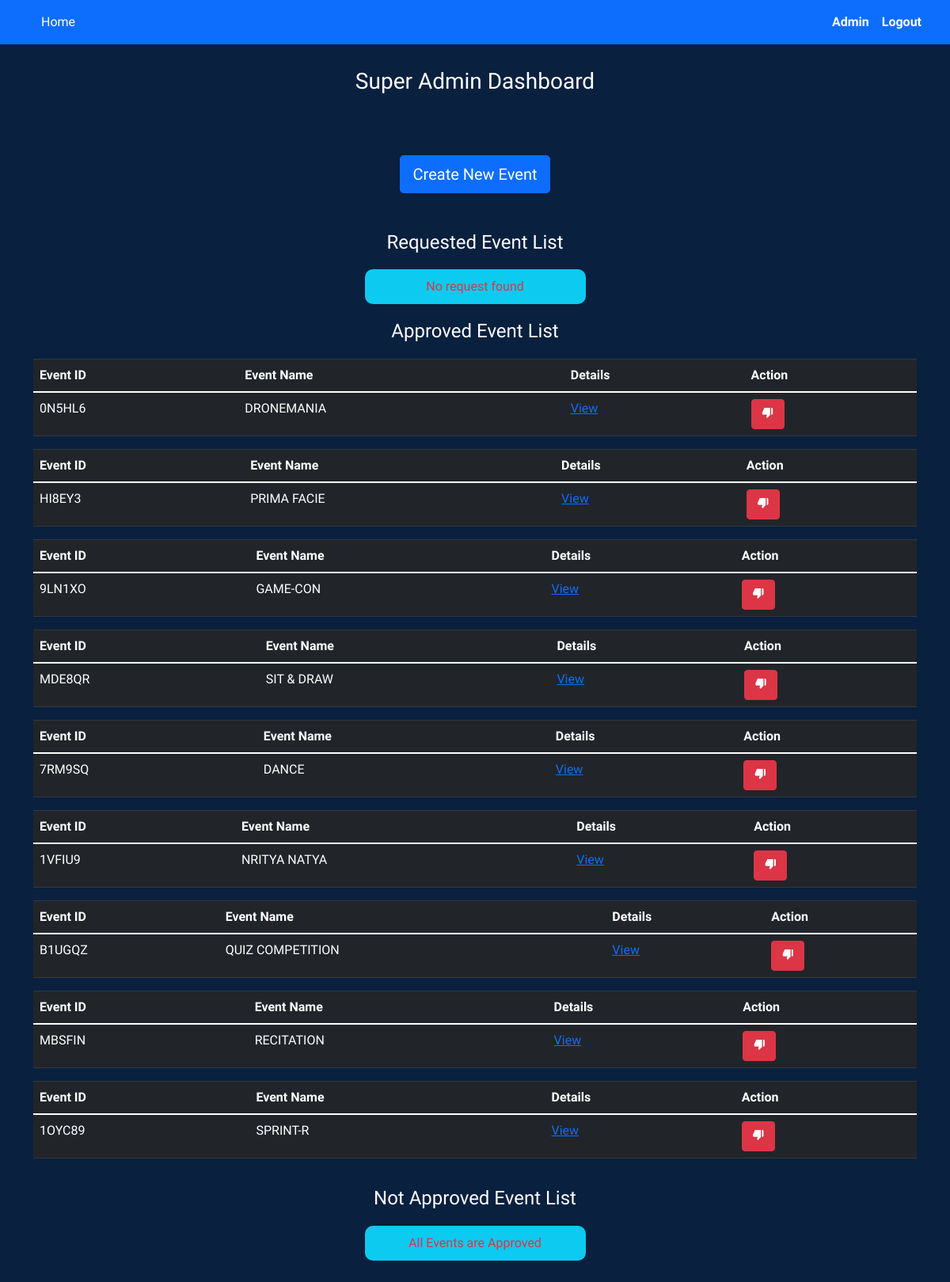
Before: /super-admin/super-admin.php (signed in) with the older database file.
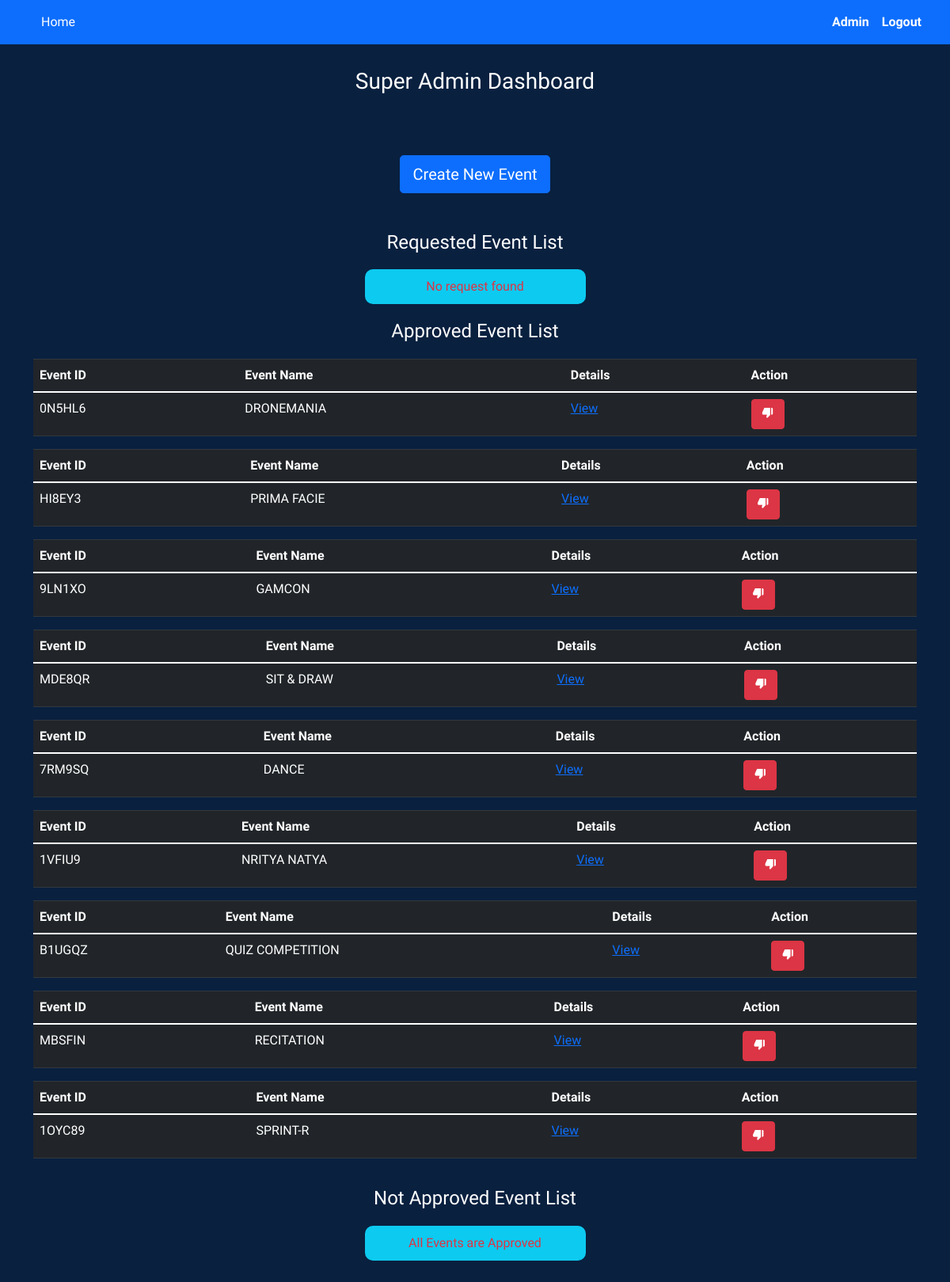
After: the same page with the newer database file.
### tables this page shows
CREATE TABLE `events` (
  `event_id` varchar(10) NOT NULL,
  `event_name` varchar(50) NOT NULL,
  `event_s_date` date DEFAULT '2023-01-01',
  `event_s_time` time DEFAULT '00:00:00',
  `event_e_date` date DEFAULT '2023-01-01',
  `event_e_time` time DEFAULT '00:00:00',
  `event_venue` varchar(50) NOT NULL DEFAULT 'Update Your event venue',
  `organizer` varchar(50) NOT NULL,
  `event_desc` varchar(300) NOT NULL DEFAULT 'event buddy description (please update from below )',
  `event_broc` varchar(100) NOT NULL DEFAULT 'event-broucher-01.pdf',
  `c_image1` varchar(100) NOT NULL DEFAULT 'eb-black-bg-logo-16-9.png',
  `c_image2` varchar(100) NOT NULL DEFAULT 'eb-black-bg-logo-16-9.png',
  `c_image3` varchar(100) NOT NULL DEFAULT 'eb-black-bg-logo-16-9.png',
  `approval` int(1) NOT NULL DEFAULT 0,
  `e_slot` int(10) NOT NULL,
  `event_type` varchar(10) DEFAULT NULL,
  `form_link` varchar(2000) DEFAULT 'your embeded form link will be here'
);

### super-admin/super-admin.php (the view, shortened to what this page needs)
<?php
include "../database/db_conn.php";
?>
<!DOCTYPE html>
<html lang="en">
<head>
    <link rel="stylesheet" href="https://maxcdn.bootstrapcdn.com/bootstrap/4.0.0/css/bootstrap.min.css" />
    <link rel="stylesheet" href="https://use.fontawesome.com/releases/v5.3.1/css/all.css" />
    <link href="//maxcdn.bootstrapcdn.com/bootstrap/4.0.0/css/bootstrap.min.css" rel="stylesheet" id="bootstrap-css" />
    <link href="https://cdn.jsdelivr.net/npm/bootstrap@5.0.2/dist/css/bootstrap.min.css" rel="stylesheet">
    <link rel="stylesheet" href="https://cdn.jsdelivr.net/npm/bootstrap-icons@1.5.0/font/bootstrap-icons.css">
    <link href='https://unpkg.com/boxicons@2.1.4/css/boxicons.min.css' rel='stylesheet'>
    <link rel="stylesheet" href="css/super-admin.css">
</head>
<body>
    <nav class="navbar navbar-expand-lg navbar-dark bg-primary">
        <div class="container-fluid">
            <div class="collapse navbar-collapse" id="navbarCollapse">
                <div class="navbar-nav">
                    <a href="../index.php" class="nav-item nav-link active">Home</a>
                </div>
                <div class="navbar-nav ms-auto">
                <a href="../signup-login/login.php" class="nav-item active nav-link"><strong>Admin</strong></a>
                    <a href="../signup-login/super-admin-logout.php" class="nav-item nav-link active"><strong>Logout</strong></a>
                </div>
            </div>
        </div>
    </nav>
    <?php
    if (isset($_SESSION['sa_email']) && isset($_SESSION['sa_password'])) {
    ?>
        <div style="padding-bottom: 50px;" class="container">
            <div style="padding-bottom: 20px;" id="admin-heading">
                <h3>Super Admin Dashboard</h3>
            </div>
            <div id="home-buttons " class= 'd-flex align-items-center justify-content-center py-5'>
                <a href="../signup-login/signup.php" type="button" class="btn btn-primary btn-lg">Create New Event</a>
            </div>
            <div style="padding-bottom: 20px;" id="participant-list" class="participant-list">
                <div class="participant-list-title">
                    <h4>Requested Event List</h4>
                </div>
                <?php
                $sql = "SELECT *
            FROM events
            WHERE approval=0";
                $result = $conn->query($sql);
                if ($result->num_rows > 0) {
                    while ($row = $result->fetch_assoc()) {
                ?>
                        <table class='table table-dark'>
                            <thead>
                                <tr>
                                    <th>Event ID</th>
                                    <th>Event Name</th>
                                    <th>Details</th>
                                    <th>Action</th>
                                </tr>
                            </thead>
                            <tbody>
                                <tr>
                                    <td><?php echo $row['event_id']; ?></td>
                                    <td><?php echo $row['event_name']; ?></td>
                                    <td>
                                        <a target="_blank" href="./sa-event.php?event_id=<?php echo $row['event_id']; ?>">View</a>
                                    </td>
                                    <td>
                                        <?php
                                        $event_id = $row['event_id'];
                                        ?>
                                        <a class="btn btn-success" href="approval.php?c=1&event_id=<?php echo $row['event_id']; ?>"><i class='bx bxs-like'></i></a>
                                        <a class="btn btn-danger" href="approval.php?c=2&event_id=<?php echo $row['event_id']; ?>"><i class='bx bxs-dislike'></i></a>
                                    </td>
                                </tr>
                            </tbody>
                        </table>
                <?php
                    }
                } else {
                    echo  "<div style=\" padding: 10px; display:flex; margin: auto; align-items: center; border-radius: 10px; font-size: medium; font-weight: lighter;\" id=\"pre\" class=\"w-25 container info text-center bg-info\"> <p class=\"text-danger\" style=\"margin: auto;\" >No request found</p></div>";
                }
                ?>
            </div>
            <div style="padding-bottom: 20px;" id="participant-list" class="participant-list">
                <div class="participant-list-title">
                    <h4>Approved Event List</h4>
                </div>
                <?php
                $sql = "SELECT *
                     FROM events
            WHERE approval=1";
                $result = $conn->query($sql);
                if ($result->num_rows > 0) {
                    while ($row = $result->fetch_assoc()) {
                ?>
                        <table class='table table-dark'>
                            <thead>
                                <tr>
                                    <th>Event ID</th>
                                    <th>Event Name</th>
                                    <th>Details</th>
                                    <th>Action</th>
                                </tr>
                            </thead>
                            <tbody>
                                <tr>
                                    <td><?php echo $row['event_id']; ?></td>
                                    <td><?php echo $row['event_name']; ?></td>
                                    <td>
                                        <a target="_blank" href="./sa-event.php?event_id=<?php echo $row['event_id']; ?>">View</a>
                                    </td>
                                    <td>
                                        <a class="btn btn-danger" href="approval.php?c=2&event_id=<?php echo $row['event_id']; ?>"><i class='bx bxs-dislike'></i></a>
                                    </td>
                                </tr>
                            </tbody>
                        </table>
                <?php
                    }
                } else {
                    echo  "<div style=\" padding: 10px; display:flex; margin: auto; align-items: center; border-radius: 10px; font-size: medium; font-weight: lighter;\" id=\"pre\" class=\"w-25 container info text-center bg-info\"> <p class=\"text-danger\" style=\"margin: auto;\" >No Approved Events</p></div>";
                }
                ?>
            </div>
            <div style="padding-bottom: 20px;" id="participant-list" class="participant-list">
                <div class="participant-list-title">
                    <h4>Not Approved Event List</h4>
                </div>
                <?php
                $sql = "SELECT *
                FROM events
                WHERE approval=2";
                $result = $conn->query($sql);
                if ($result->num_rows > 0) {
                    while ($row = $result->fetch_assoc()) {
                ?>
                        <table class='table table-dark'>
                            <thead>
                                <tr>
                                    <th>Event ID</th>
                                    <th>Event Name</th>
                                    <th>Details</th>
                                    <th>Action</th>
                                </tr>
                            </thead>
                            <tbody>
                                <tr>
                                    <td><?php echo $row['event_id']; ?></td>
                                    <td><?php echo $row['event_name']; ?></td>
                                    <td>
                                        <a target="_blank" href="./sa-event.php?event_id=<?php echo $row['event_id']; ?>">View</a>
                                    </td>
                                    <td>
                                        <a class="btn btn-success" href="approval.php?c=1&event_id=<?php echo $row['event_id']; ?>"><i class='bx bxs-like'></i></a>
                                    </td>
                                </tr>
                            </tbody>
                        </table>
                <?php
                    }
                } else {
                    echo  "<div style=\" padding: 10px; display:flex; margin: auto; align-items: center; border-radius: 10px; font-size: medium; font-weight: lighter;\" id=\"pre\" class=\"w-25 container info text-center bg-info\"> <p class=\"text-danger\" style=\"margin: auto;\" >All Events are Approved</p></div>";
                }
                ?>
            </div>
        </div>
    <?php
    } else {
        header("location:./sa-login.php");
    }
    ?>
</body>
</html>

### super-admin/css/super-admin.css (style rules this page uses)
* { margin: 0%; padding: 0%; box-sizing: border-box; font-family: "Capriola", sans-serif; }
body { background-color: #09203f; }
.navbar { min-width: 320px; }
#admin-heading { padding-top: 30px; text-align: center; color: white; }
.participant-list .participant-list-title h4 { text-align: center; margin-bottom: 20px; color: white; }

Changed rows visible on the page:
changed events "9LN1XO": event_name "GAME-CON" → "GAMCON"
